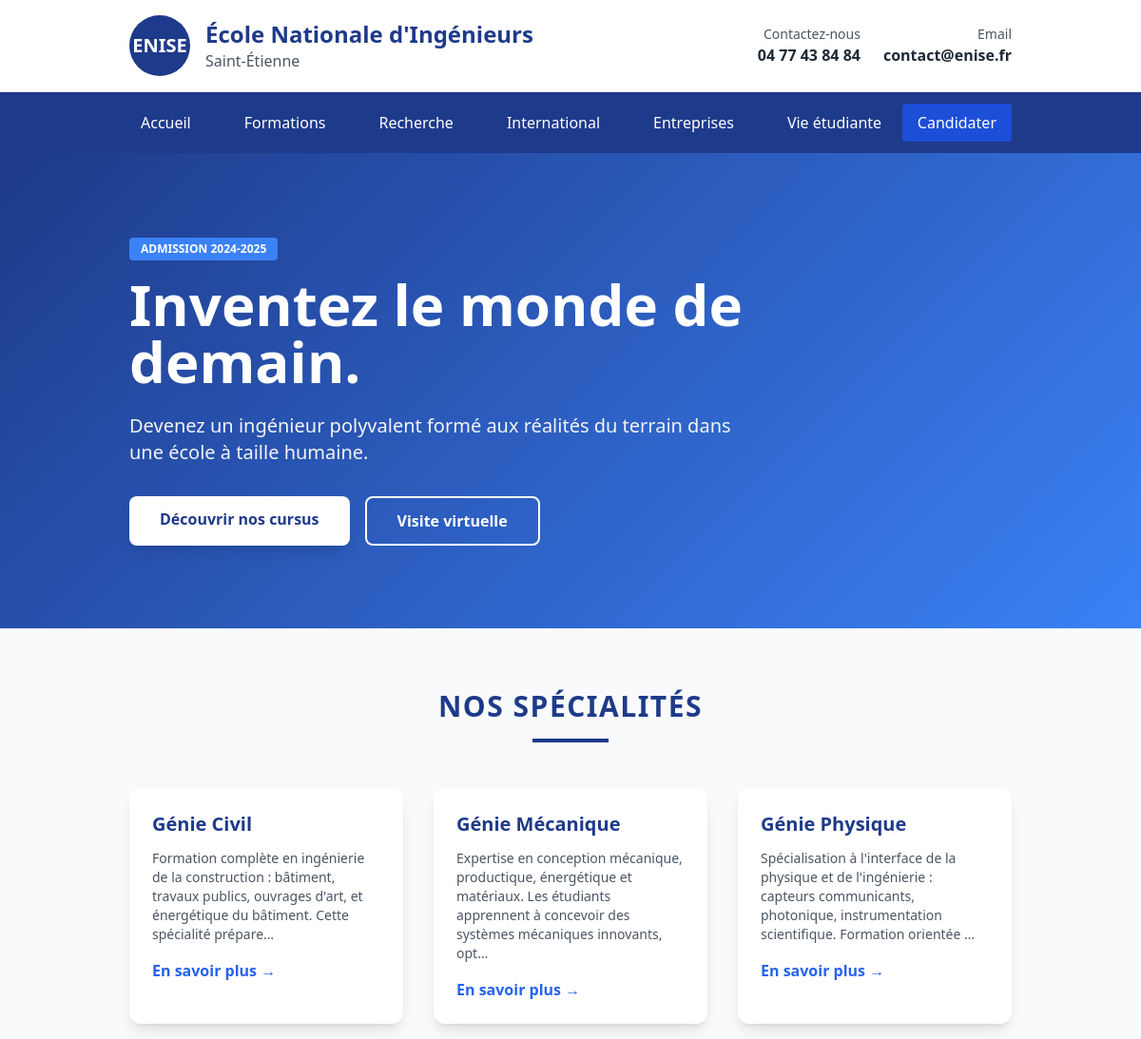
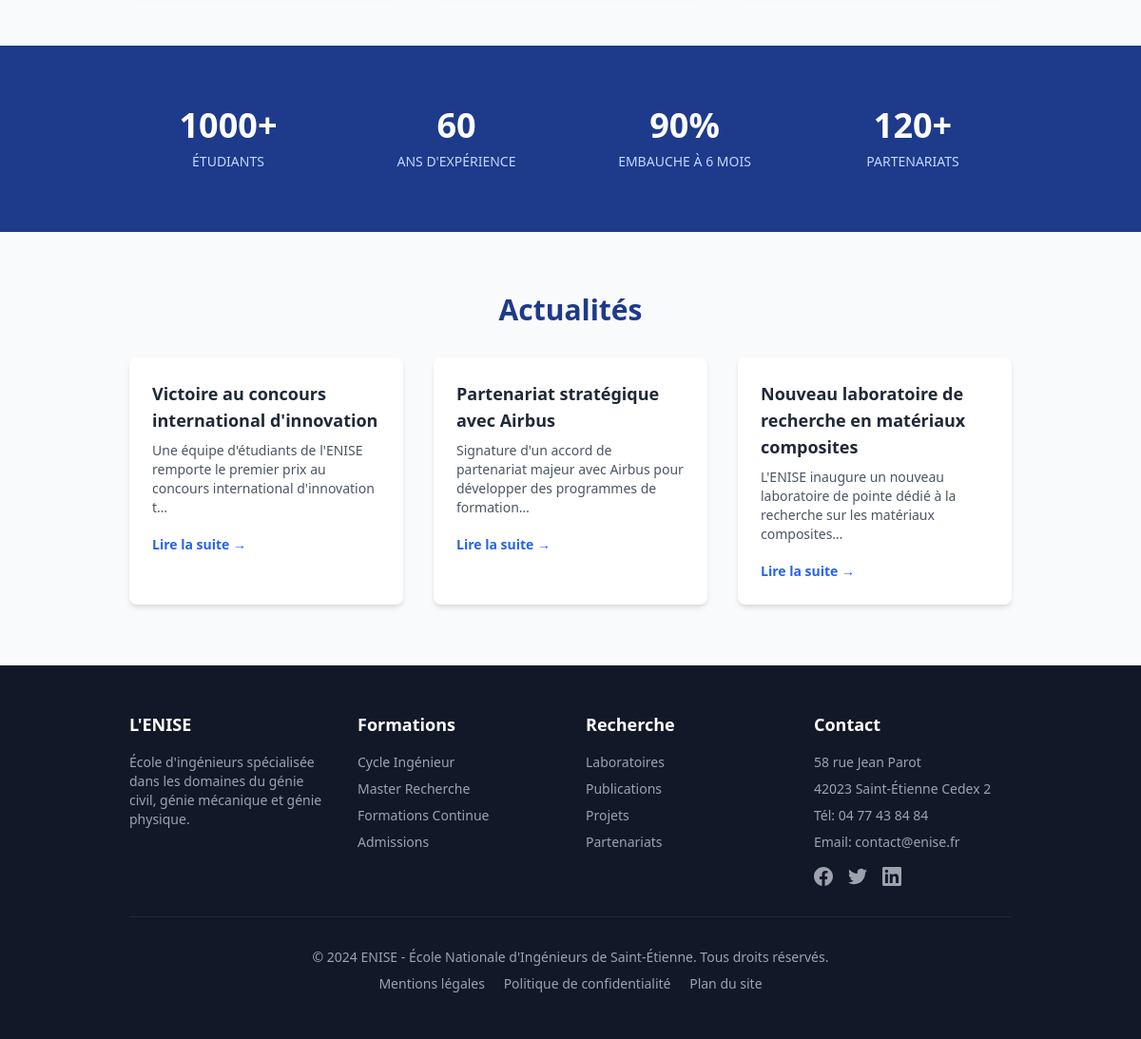
The page / on the database its author committed (2 pictures, top to bottom).
### app_core/models.py (models this page shows, shortened)
class Specialite(models.Model):
    nom = models.CharField(max_length=100)
    slug = models.SlugField(unique=True, blank=True)
    description = models.TextField()
    image_url = models.URLField(blank=True, null=True)
    icone = models.CharField(max_length=50, blank=True, help_text="Classe FontAwesome, ex: fa-building")
    ordre = models.IntegerField(default=0)
    class Meta:
        ordering = ['ordre', 'nom']

class Statistique(models.Model):
    nom = models.CharField(max_length=100)
    valeur = models.CharField(max_length=50)
    suffixe = models.CharField(max_length=10, default='', blank=True)
    icone = models.CharField(max_length=50, help_text="Classe FontAwesome")
    ordre = models.IntegerField(default=0)
    class Meta:
        ordering = ['ordre']

class Actualite(models.Model):
    titre = models.CharField(max_length=200)
    slug = models.SlugField(unique=True)
    contenu = models.TextField()
    image = models.ImageField(upload_to='actualites/', blank=True, null=True)
    date_publication = models.DateTimeField(auto_now_add=True)
    est_publie = models.BooleanField(default=True)
    class Meta:
        ordering = ['-date_publication']

### app_core/views.py (the view)
# urls.py: path('', views.index, name='index'),
def index(request):
    specialites = Specialite.objects.all()
    actualites = Actualite.objects.filter(est_publie=True)[:3]
    context = {
        'specialites': specialites,
        'actualites': actualites,
        'page_title': 'Accueil - ENISE',
    }
    return render(request, 'app_core/index.html', context)

### app_core/context_processors.py (called while the page is built)
def statistiques(request):
    return {
        'statistiques': Statistique.objects.all().order_by('ordre')
    }

### app_core/templates/app_core/index.html (shortened to what this page needs)
{% extends 'app_core/base.html' %}
{% block content %}
<section class="hero-gradient h-[500px] flex items-center">
    <div class="container mx-auto px-4 md:px-12">
        <div class="max-w-2xl text-white">
            <span class="bg-blue-500 text-xs font-bold px-3 py-1 rounded uppercase mb-4 inline-block">
                Admission 2024-2025
            </span>
            <h2 class="text-4xl md:text-6xl font-extrabold mb-6 leading-tight">
                Inventez le monde de demain.
            </h2>
            <p class="text-lg md:text-xl mb-8 font-light text-gray-100">
                Devenez un ingénieur polyvalent formé aux réalités du terrain dans une école à taille humaine.
            </p>
            <div class="flex flex-wrap gap-4">
                <a href="{% url 'formations' %}"
                   class="bg-white text-blue-900 px-8 py-3 rounded-lg font-bold hover:bg-gray-200 transition shadow-lg">
                    Découvrir nos cursus
                </a>
                <a href="#" class="border-2 border-white text-white px-8 py-3 rounded-lg font-bold hover:bg-white hover:text-blue-900 transition">
                    Visite virtuelle
                </a>
            </div>
        </div>
    </div>
</section>
<section class="py-16 container mx-auto px-4 md:px-12">
    <div class="text-center mb-12">
        <h2 class="text-3xl font-bold enise-text-blue mb-4 uppercase tracking-wider">
            Nos Spécialités
        </h2>
        <div class="h-1 w-20 enise-blue mx-auto"></div>
    </div>
    <div class="grid md:grid-cols-3 gap-8">
        {% for specialite in specialites %}
        <div class="bg-white rounded-xl shadow-lg overflow-hidden group hover:shadow-2xl transition duration-300">
            <div class="p-6">
                <h3 class="font-bold text-xl mb-3 enise-text-blue">{{ specialite.nom }}</h3>
                <p class="text-gray-600 text-sm mb-4">{{ specialite.description|truncatechars:150 }}</p>
                <a href="{% url 'specialite_detail' specialite.slug %}"
                   class="text-blue-600 font-bold hover:underline">
                    En savoir plus &rarr;
                </a>
            </div>
        </div>
        {% empty %}
        <div class="col-span-3 text-center text-gray-500">
            <p>Aucune spécialité disponible pour le moment.</p>
        </div>
        {% endfor %}
    </div>
</section>
<section class="enise-blue text-white py-16">
    <div class="container mx-auto px-4 md:px-12 grid grid-cols-2 md:grid-cols-4 gap-8 text-center">
        {% for stat in statistiques %}
        <div>
            <p class="text-4xl font-bold mb-2">{{ stat.valeur }}{{ stat.suffixe }}</p>
            <p class="text-blue-200 text-sm uppercase">{{ stat.nom }}</p>
        </div>
        {% empty %}
        <div class="col-span-4 text-center">
            <p>Statistiques en cours de chargement...</p>
        </div>
        {% endfor %}
    </div>
</section>
{% if actualites %}
<section class="py-16 bg-gray-50">
    <div class="container mx-auto px-4 md:px-12">
        <h2 class="text-3xl font-bold enise-text-blue mb-8 text-center">Actualités</h2>
        <div class="grid md:grid-cols-3 gap-8">
            {% for actu in actualites %}
            <div class="bg-white rounded-lg shadow-md overflow-hidden">
                <div class="p-6">
                    <h3 class="font-bold text-lg mb-2">{{ actu.titre }}</h3>
                    <p class="text-gray-600 text-sm mb-4">{{ actu.contenu|truncatechars:100 }}</p>
                    <a href="#" class="text-blue-600 font-bold text-sm">Lire la suite →</a>
                </div>
            </div>
            {% empty %}
            <div class="col-span-3 text-center text-gray-500">
                <p>Aucune actualité disponible pour le moment.</p>
            </div>
            {% endfor %}
        </div>
    </div>
</section>
{% endif %}
{% endblock %}

### app_core/templates/app_core/base.html (shortened to what this page needs)
{% load static %}
<!DOCTYPE html>
<html lang="fr">
<head>
    <script src="https://cdn.tailwindcss.com"></script>
    <link rel="stylesheet" href="{% static 'app_core/css/style.css' %}">
</head>
<body class="bg-gray-50 text-gray-800">
    {% include 'app_core/includes/header.html' %}
    {% include 'app_core/includes/navigation.html' %}
    <main>
        {% block content %}
        {% endblock %}
    </main>
    {% include 'app_core/includes/footer.html' %}
</body>
</html>

### app_core/templates/app_core/includes/header.html
<header class="bg-white shadow-sm border-b border-gray-200">
    <div class="container mx-auto px-4 md:px-12 py-4">
        <div class="flex justify-between items-center">
            <div class="flex items-center space-x-4">
                <div class="w-16 h-16 bg-blue-900 rounded-full flex items-center justify-center">
                    <span class="text-white font-bold text-xl">ENISE</span>
                </div>
                <div>
                    <h1 class="text-2xl font-bold text-blue-900">École Nationale d'Ingénieurs</h1>
                    <p class="text-gray-600">Saint-Étienne</p>
                </div>
            </div>
            <div class="flex items-center space-x-6">
                <div class="text-right">
                    <p class="text-sm text-gray-600">Contactez-nous</p>
                    <p class="font-semibold">04 77 43 84 84</p>
                </div>
                <div class="text-right">
                    <p class="text-sm text-gray-600">Email</p>
                    <p class="font-semibold">contact@enise.fr</p>
                </div>
            </div>
        </div>
    </div>
</header>

### app_core/templates/app_core/includes/navigation.html (shortened to what this page needs)
<nav class="bg-blue-900 text-white sticky top-0 z-50">
    <div class="container mx-auto px-4 md:px-12">
        <div class="flex justify-between items-center h-16">
            <div class="hidden md:flex space-x-8">
                <a href="{% url 'index' %}" class="hover:bg-blue-800 px-3 py-2 rounded transition">Accueil</a>
                <a href="{% url 'formations' %}" class="hover:bg-blue-800 px-3 py-2 rounded transition">Formations</a>
                <a href="#" class="hover:bg-blue-800 px-3 py-2 rounded transition">Recherche</a>
                <a href="#" class="hover:bg-blue-800 px-3 py-2 rounded transition">International</a>
                <a href="#" class="hover:bg-blue-800 px-3 py-2 rounded transition">Entreprises</a>
                <a href="#" class="hover:bg-blue-800 px-3 py-2 rounded transition">Vie étudiante</a>
            </div>
            <div class="flex items-center space-x-4">
                <button class="bg-blue-700 hover:bg-blue-600 px-4 py-2 rounded transition">
                    Candidater
                </button>
            </div>
        </div>
    </div>
</nav>

### app_core/templates/app_core/includes/footer.html (shortened to what this page needs)
<footer class="bg-gray-900 text-white">
    <div class="container mx-auto px-4 md:px-12 py-12">
        <div class="grid md:grid-cols-4 gap-8">
            <div>
                <h3 class="font-bold text-lg mb-4">L'ENISE</h3>
                <p class="text-gray-400 text-sm">
                    École d'ingénieurs spécialisée dans les domaines du génie civil,
                    génie mécanique et génie physique.
                </p>
            </div>
            <div>
                <h3 class="font-bold text-lg mb-4">Formations</h3>
                <ul class="space-y-2 text-gray-400 text-sm">
                    <li><a href="#" class="hover:text-white">Cycle Ingénieur</a></li>
                    <li><a href="#" class="hover:text-white">Master Recherche</a></li>
                    <li><a href="#" class="hover:text-white">Formations Continue</a></li>
                    <li><a href="#" class="hover:text-white">Admissions</a></li>
                </ul>
            </div>
            <div>
                <h3 class="font-bold text-lg mb-4">Recherche</h3>
                <ul class="space-y-2 text-gray-400 text-sm">
                    <li><a href="#" class="hover:text-white">Laboratoires</a></li>
                    <li><a href="#" class="hover:text-white">Publications</a></li>
                    <li><a href="#" class="hover:text-white">Projets</a></li>
                    <li><a href="#" class="hover:text-white">Partenariats</a></li>
                </ul>
            </div>
            <div>
                <h3 class="font-bold text-lg mb-4">Contact</h3>
                <div class="space-y-2 text-gray-400 text-sm">
                    <p>58 rue Jean Parot</p>
                    <p>42023 Saint-Étienne Cedex 2</p>
                    <p>Tél: 04 77 43 84 84</p>
                    <p>Email: contact@enise.fr</p>
                </div>
                <div class="flex space-x-4 mt-4">
                    <a href="#" class="text-gray-400 hover:text-white">
                    </a>
                    <a href="#" class="text-gray-400 hover:text-white">
                    </a>
                    <a href="#" class="text-gray-400 hover:text-white">
                    </a>
                </div>
            </div>
        </div>
        <div class="border-t border-gray-800 mt-8 pt-8 text-center text-gray-400 text-sm">
            <p>&copy; 2024 ENISE - École Nationale d'Ingénieurs de Saint-Étienne. Tous droits réservés.</p>
            <div class="mt-2">
                <a href="#" class="hover:text-white mx-2">Mentions légales</a>
                <a href="#" class="hover:text-white mx-2">Politique de confidentialité</a>
                <a href="#" class="hover:text-white mx-2">Plan du site</a>
            </div>
        </div>
    </div>
</footer>

### static/app_core/css/style.css (style rules this page uses)
:root { --enise-blue: #1e3a8a; --enise-blue-light: #3b82f6; --enise-gray: #f3f4f6; }

### app_core/templates/app_core/index.html (style rules this page uses)
.hero-gradient { background: linear-gradient(135deg, #1e3a8a 0%, #3b82f6 100%); }
.enise-text-blue { color: #1e3a8a; }
.enise-blue { background-color: #1e3a8a; }

### rows shown on the page
Specialite: nom "Génie Civil", description "Formation complète en ingénierie de la construction : bâtiment, travaux publics, ouvrages d'art, et énergétique du bâtiment. Cette spécialité prépare…"
Specialite: nom "Génie Mécanique", description "Expertise en conception mécanique, productique, énergétique et matériaux. Les étudiants apprennent à concevoir des systèmes mécaniques innovants, opt…"
Specialite: nom "Génie Physique", description "Spécialisation à l'interface de la physique et de l'ingénierie : capteurs communicants, photonique, instrumentation scientifique. Formation orientée …"
Statistique: valeur "1000", suffixe "+", nom "ÉTUDIANTS"
Statistique: valeur "60", nom "ANS D'EXPÉRIENCE"
Statistique: valeur "90", suffixe "%", nom "EMBAUCHE À 6 MOIS"
Statistique: valeur "120", suffixe "+", nom "PARTENARIATS"
Actualite: titre "Victoire au concours international d'innovation", contenu "Une équipe d'étudiants de l'ENISE remporte le premier prix au concours international d'innovation t…"
Actualite: titre "Partenariat stratégique avec Airbus", contenu "Signature d'un accord de partenariat majeur avec Airbus pour développer des programmes de formation…"
Actualite: titre "Nouveau laboratoire de recherche en matériaux composites", contenu "L'ENISE inaugure un nouveau laboratoire de pointe dédié à la recherche sur les matériaux composites…"
